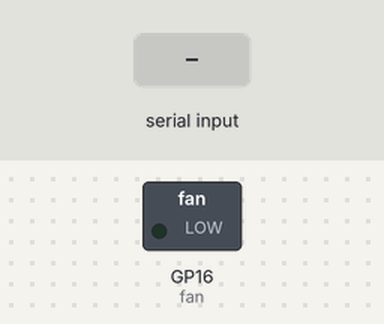
Simulated run of this program. Board: Raspberry Pi Pico running CircuitPython. On the bench: switched loads named in the program (green lamp = pin HIGH). The test bench sets the inputs (shaded band). USB keyboard and mouse output is not drawn; what the program prints to the serial console is not drawn.

Above: at 6.2 s.
6.3 s: "blow\n" received over the second serial link
At 6.8 s:
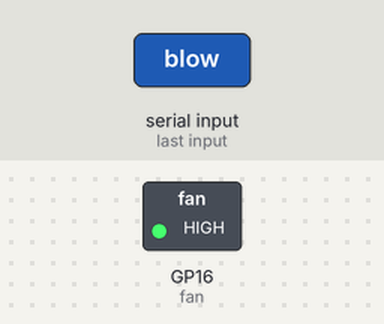
7.8 s: "suck\n" received over the second serial link
At 9.1 s:
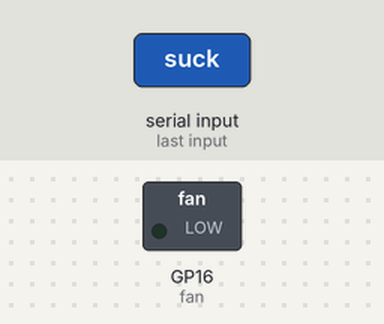
Timing chart, 0 to 10.8 s (numbered marks = the images above; inputs shaded):
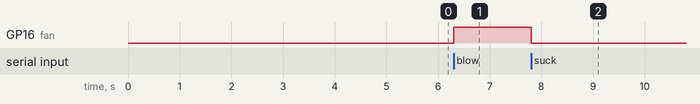

Measured:
- after the input at 6.3 s, GP16 (fan): LOW → HIGH at once
- after the input at 7.8 s, GP16 (fan): HIGH → LOW at once

The program:

main.py
```python
import time
import time
time.sleep(5)
import busio
import board
import usb_hid
from adafruit_hid.keyboard import Keyboard
from adafruit_hid.keycode import Keycode

import digitalio
fan = digitalio.DigitalInOut(board.GP16)
fan.direction = digitalio.Direction.OUTPUT

fan.value = False
keyboard = Keyboard(usb_hid.devices)
uart = busio.UART(board.GP0, board.GP1, baudrate=115200, timeout=0.1)
print("pico on")
def send_keypress(input_string):
    input_string = input_string.strip().lower()

    if input_string == "f11":
        keyboard.press(Keycode.F11)
    elif input_string == "pause":
        keyboard.press(Keycode.SPACEBAR)
    elif input_string == "blow":
        fan.value = True
    elif input_string == "suck":
        fan.value = False
    elif input_string == "next_r":
        keyboard.press(Keycode.RIGHT_ARROW)
    elif input_string == "next_l":
        keyboard.press(Keycode.LEFT_ARROW)
    elif input_string == "tab":
        keyboard.press(Keycode.TAB)
    else:
        print(f"Typing: {input_string}")
        for char in input_string:
            if char.isalpha():
                key = getattr(Keycode, char.upper())
                keyboard.press(key)
                time.sleep(0.05)
                keyboard.release(key)
            elif char == " ":
                keyboard.press(Keycode.SPACEBAR)
                time.sleep(0.05)
                keyboard.release(Keycode.SPACEBAR)
            # Optional: add digits and symbols here
    keyboard.release_all()
    time.sleep(0.1)

while True:
    data = uart.readline()
    if data:
        try:
            input_string = data.decode("utf-8")
            send_keypress(input_string)
        except UnicodeDecodeError:
            print("Bad data")
```
